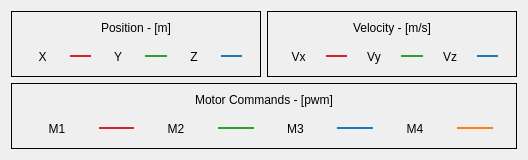
        <widget class="QWidget" name="Tab_State">
         <attribute name="title">
          <string>State Data</string>
         </attribute>
         <layout class="QHBoxLayout" name="horizontalLayout_3">
          <item>
           <layout class="QVBoxLayout" name="verticalLayout_3">
            <item>
             <layout class="QHBoxLayout" name="horizontalLayout_2">
              <item>
               <widget class="QFrame" name="frame_8">
                <property name="sizePolicy">
                 <sizepolicy hsizetype="MinimumExpanding" vsizetype="Preferred">
                  <horstretch>0</horstretch>
                  <verstretch>0</verstretch>
                 </sizepolicy>
                </property>
                <property name="minimumSize">
                 <size>
                  <width>250</width>
                  <height>0</height>
                 </size>
                </property>
                <property name="frameShape">
                 <enum>QFrame::Box</enum>
                </property>
                <property name="frameShadow">
                 <enum>QFrame::Plain</enum>
                </property>
                <property name="lineWidth">
                 <number>1</number>
                </property>
                <layout class="QHBoxLayout" name="horizontalLayout_14">
                 <item>
                  <layout class="QVBoxLayout" name="verticalLayout_12" stretch="1,10,1">
                   <item>
                    <widget class="QLabel" name="label_34">
                     <property name="text">
                      <string>Position - [m]</string>
                     </property>
                     <property name="alignment">
                      <set>Qt::AlignCenter</set>
                     </property>
                    </widget>
                   </item>
                   <item>
                    <widget class="Pos_Widget" name="Pos_Graph" native="true">
                     <property name="styleSheet">
                      <string notr="true">background-color: rgb(136, 138, 133);</string>
                     </property>
                    </widget>
                   </item>
                   <item>
                    <layout class="QHBoxLayout" name="horizontalLayout_18" stretch="10,5,10,5,10,5,2">
                     <item>
                      <widget class="QLabel" name="label_35">
                       <property name="text">
                        <string>X</string>
                       </property>
                       <property name="alignment">
                        <set>Qt::AlignCenter</set>
                       </property>
                      </widget>
                     </item>
                     <item>
                      <widget class="Line" name="line_26">
                       <property name="styleSheet">
                        <string notr="true">color: rgb(214, 39, 40);</string>
                       </property>
                       <property name="frameShadow">
                        <enum>QFrame::Plain</enum>
                       </property>
                       <property name="lineWidth">
                        <number>2</number>
                       </property>
                       <property name="orientation">
                        <enum>Qt::Horizontal</enum>
                       </property>
                      </widget>
                     </item>
                     <item>
                      <widget class="QLabel" name="label_36">
                       <property name="text">
                        <string>Y</string>
                       </property>
                       <property name="alignment">
                        <set>Qt::AlignCenter</set>
                       </property>
                      </widget>
                     </item>
                     <item>
                      <widget class="Line" name="line_27">
                       <property name="styleSheet">
                        <string notr="true">color: rgb(44, 160, 44);</string>
                       </property>
                       <property name="frameShadow">
                        <enum>QFrame::Plain</enum>
                       </property>
                       <property name="lineWidth">
                        <number>2</number>
                       </property>
                       <property name="orientation">
                        <enum>Qt::Horizontal</enum>
                       </property>
                      </widget>
                     </item>
                     <item>
                      <widget class="QLabel" name="label_37">
                       <property name="text">
                        <string>Z</string>
                       </property>
                       <property name="alignment">
                        <set>Qt::AlignCenter</set>
                       </property>
                      </widget>
                     </item>
                     <item>
                      <widget class="Line" name="line_28">
                       <property name="styleSheet">
                        <string notr="true">color: rgb(31, 119, 180);</string>
                       </property>
                       <property name="frameShadow">
                        <enum>QFrame::Plain</enum>
                       </property>
                       <property name="lineWidth">
                        <number>2</number>
                       </property>
                       <property name="orientation">
                        <enum>Qt::Horizontal</enum>
                       </property>
                      </widget>
                     </item>
                     <item>
                      <spacer name="horizontalSpacer_11">
                       <property name="orientation">
                        <enum>Qt::Horizontal</enum>
                       </property>
                       <property name="sizeHint" stdset="0">
                        <size>
                         <width>40</width>
                         <height>20</height>
                        </size>
                       </property>
                      </spacer>
                     </item>
                    </layout>
                   </item>
                  </layout>
                 </item>
                </layout>
               </widget>
              </item>
              <item>
               <widget class="QFrame" name="frame_9">
                <property name="sizePolicy">
                 <sizepolicy hsizetype="MinimumExpanding" vsizetype="Preferred">
                  <horstretch>0</horstretch>
                  <verstretch>0</verstretch>
                 </sizepolicy>
                </property>
                <property name="minimumSize">
                 <size>
                  <width>250</width>
                  <height>0</height>
                 </size>
                </property>
                <property name="frameShape">
                 <enum>QFrame::Box</enum>
                </property>
                <property name="frameShadow">
                 <enum>QFrame::Plain</enum>
                </property>
                <property name="lineWidth">
                 <number>1</number>
                </property>
                <layout class="QHBoxLayout" name="horizontalLayout_19">
                 <item>
                  <layout class="QVBoxLayout" name="verticalLayout_16" stretch="1,10,1">
                   <item>
                    <widget class="QLabel" name="label_39">
                     <property name="text">
                      <string>Velocity - [m/s]</string>
                     </property>
                     <property name="alignment">
                      <set>Qt::AlignCenter</set>
                     </property>
                    </widget>
                   </item>
                   <item>
                    <widget class="Vel_Widget" name="Vel_Graph" native="true">
                     <property name="styleSheet">
                      <string notr="true">background-color: rgb(136, 138, 133);</string>
                     </property>
                    </widget>
                   </item>
                   <item>
                    <layout class="QHBoxLayout" name="horizontalLayout_27" stretch="10,5,10,5,10,5,2">
                     <item>
                      <widget class="QLabel" name="label_44">
                       <property name="text">
                        <string>Vx</string>
                       </property>
                       <property name="alignment">
                        <set>Qt::AlignCenter</set>
                       </property>
                      </widget>
                     </item>
                     <item>
                      <widget class="Line" name="line_29">
                       <property name="styleSheet">
                        <string notr="true">color: rgb(214, 39, 40);</string>
                       </property>
                       <property name="frameShadow">
                        <enum>QFrame::Plain</enum>
                       </property>
                       <property name="lineWidth">
                        <number>2</number>
                       </property>
                       <property name="orientation">
                        <enum>Qt::Horizontal</enum>
                       </property>
                      </widget>
                     </item>
                     <item>
                      <widget class="QLabel" name="label_45">
                       <property name="text">
                        <string>Vy</string>
                       </property>
                       <property name="alignment">
                        <set>Qt::AlignCenter</set>
                       </property>
                      </widget>
                     </item>
                     <item>
                      <widget class="Line" name="line_30">
                       <property name="styleSheet">
                        <string notr="true">color: rgb(44, 160, 44);</string>
                       </property>
                       <property name="frameShadow">
                        <enum>QFrame::Plain</enum>
                       </property>
                       <property name="lineWidth">
                        <number>2</number>
                       </property>
                       <property name="orientation">
                        <enum>Qt::Horizontal</enum>
                       </property>
                      </widget>
                     </item>
                     <item>
                      <widget class="QLabel" name="label_48">
                       <property name="text">
                        <string>Vz</string>
                       </property>
                       <property name="alignment">
                        <set>Qt::AlignCenter</set>
                       </property>
                      </widget>
                     </item>
                     <item>
                      <widget class="Line" name="line_31">
                       <property name="styleSheet">
                        <string notr="true">color: rgb(31, 119, 180);</string>
                       </property>
                       <property name="frameShadow">
                        <enum>QFrame::Plain</enum>
                       </property>
                       <property name="lineWidth">
                        <number>2</number>
                       </property>
                       <property name="orientation">
                        <enum>Qt::Horizontal</enum>
                       </property>
                      </widget>
                     </item>
                     <item>
                      <spacer name="horizontalSpacer_12">
                       <property name="orientation">
                        <enum>Qt::Horizontal</enum>
                       </property>
                       <property name="sizeHint" stdset="0">
                        <size>
                         <width>40</width>
                         <height>20</height>
                        </size>
                       </property>
                      </spacer>
                     </item>
                    </layout>
                   </item>
                  </layout>
                 </item>
                </layout>
               </widget>
              </item>
             </layout>
            </item>
            <item>
             <widget class="QFrame" name="frame_10">
              <property name="frameShape">
               <enum>QFrame::Box</enum>
              </property>
              <property name="frameShadow">
               <enum>QFrame::Plain</enum>
              </property>
              <property name="lineWidth">
               <number>1</number>
              </property>
              <layout class="QHBoxLayout" name="horizontalLayout_28">
               <item>
                <layout class="QVBoxLayout" name="verticalLayout_17" stretch="1,10,1">
                 <item>
                  <widget class="QLabel" name="label_52">
                   <property name="text">
                    <string>Motor Commands - [pwm]</string>
                   </property>
                   <property name="alignment">
                    <set>Qt::AlignCenter</set>
                   </property>
                  </widget>
                 </item>
                 <item>
                  <widget class="PWM_Widget" name="PWM_Graph" native="true">
                   <property name="styleSheet">
                    <string notr="true">background-color: rgb(136, 138, 133);</string>
                   </property>
                  </widget>
                 </item>
                 <item>
                  <layout class="QHBoxLayout" name="horizontalLayout_29" stretch="10,5,10,5,10,5,10,5,2">
                   <item>
                    <widget class="QLabel" name="label_54">
                     <property name="text">
                      <string>M1</string>
                     </property>
                     <property name="alignment">
                      <set>Qt::AlignCenter</set>
                     </property>
                    </widget>
                   </item>
                   <item>
                    <widget class="Line" name="line_36">
                     <property name="styleSheet">
                      <string notr="true">color: rgb(214, 39, 40);</string>
                     </property>
                     <property name="frameShadow">
                      <enum>QFrame::Plain</enum>
                     </property>
                     <property name="lineWidth">
                      <number>2</number>
                     </property>
                     <property name="orientation">
                      <enum>Qt::Horizontal</enum>
                     </property>
                    </widget>
                   </item>
                   <item>
                    <widget class="QLabel" name="label_55">
                     <property name="text">
                      <string>M2</string>
                     </property>
                     <property name="alignment">
                      <set>Qt::AlignCenter</set>
                     </property>
                    </widget>
                   </item>
                   <item>
                    <widget class="Line" name="line_39">
                     <property name="styleSheet">
                      <string notr="true">color: rgb(44, 160, 44);</string>
                     </property>
                     <property name="frameShadow">
                      <enum>QFrame::Plain</enum>
                     </property>
                     <property name="lineWidth">
                      <number>2</number>
                     </property>
                     <property name="orientation">
                      <enum>Qt::Horizontal</enum>
                     </property>
                    </widget>
                   </item>
                   <item>
                    <widget class="QLabel" name="label_56">
                     <property name="text">
                      <string>M3</string>
                     </property>
                     <property name="alignment">
                      <set>Qt::AlignCenter</set>
                     </property>
                    </widget>
                   </item>
                   <item>
                    <widget class="Line" name="line_41">
                     <property name="styleSheet">
                      <string notr="true">color: rgb(31, 119, 180);</string>
                     </property>
                     <property name="frameShadow">
                      <enum>QFrame::Plain</enum>
                     </property>
                     <property name="lineWidth">
                      <number>2</number>
                     </property>
                     <property name="orientation">
                      <enum>Qt::Horizontal</enum>
                     </property>
                    </widget>
                   </item>
                   <item>
                    <widget class="QLabel" name="label_61">
                     <property name="text">
                      <string>M4</string>
                     </property>
                     <property name="alignment">
                      <set>Qt::AlignCenter</set>
                     </property>
                    </widget>
                   </item>
                   <item>
                    <widget class="Line" name="line_45">
                     <property name="styleSheet">
                      <string notr="true">color: rgb(255, 127, 14);</string>
                     </property>
                     <property name="frameShadow">
                      <enum>QFrame::Plain</enum>
                     </property>
                     <property name="lineWidth">
                      <number>2</number>
                     </property>
                     <property name="orientation">
                      <enum>Qt::Horizontal</enum>
                     </property>
                    </widget>
                   </item>
                   <item>
                    <spacer name="horizontalSpacer_16">
                     <property name="orientation">
                      <enum>Qt::Horizontal</enum>
                     </property>
                     <property name="sizeHint" stdset="0">
                      <size>
                       <width>40</width>
                       <height>20</height>
                      </size>
                     </property>
                    </spacer>
                   </item>
                  </layout>
                 </item>
                </layout>
               </item>
              </layout>
             </widget>
            </item>
           </layout>
          </item>
         </layout>
        </widget>
